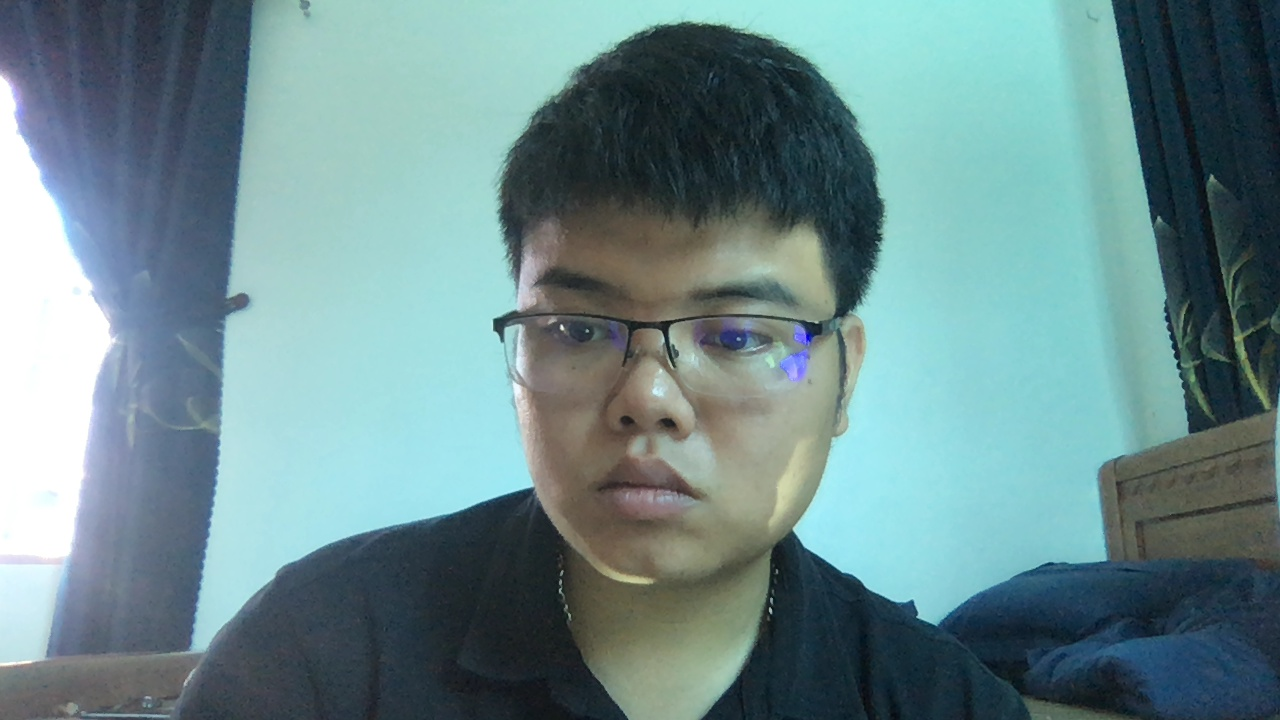
#> input picture filename.jpg, 1280 x 720 px, given as the content of the folder dataSet, which was not available
$ python TrainModel.py
#> lines starting #> are read from the running program, lines starting #| are printed output that depends on the picture
import cv2,os
import numpy as np
import image
from PIL import Image

recognizer = cv2.face.LBPHFaceRecognizer_create()
detector= cv2.CascadeClassifier("haarcascade_frontalface_default.xml")

print("もう一度学習しています!")
def getImagesAndLabels(path):
    # ディレクトリ内のすべてのファイルを取得する
#> called with path = 'dataSet'
    imagePaths=[os.path.join(path,f) for f in os.listdir(path)]
    #空の顔リストを作成する
    faceSamples=[]
    #空のIDリストを作成する
    Ids=[]
    #すべての画像パスをループし、IDと画像を読み込む
    for imagePath in imagePaths:
        if (imagePath[-3:]=="jpg"):
            #print(imagePath[0:])
            #画像を読み込んでグレースケールに変換する
            pilImage=Image.open(imagePath).convert('L')
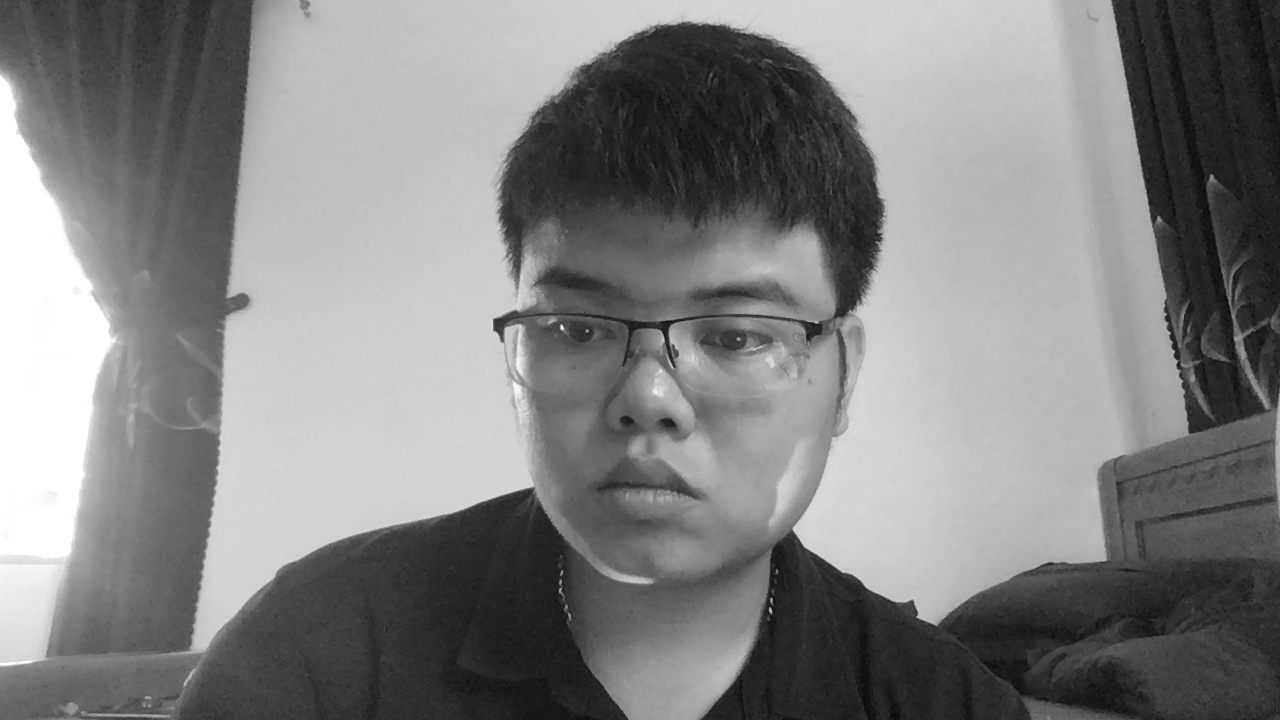
#> pilImage: PIL image 1280x720 L; min 5, max 255, mean 130.3
            #PIL画像をnumpy配列に変換しています
            imageNp=np.array(pilImage,'uint8')
            #画像からIDを取得する
#> (the run stopped early here; a loop or call above may not have finished)

$ run again, on test3.jpg
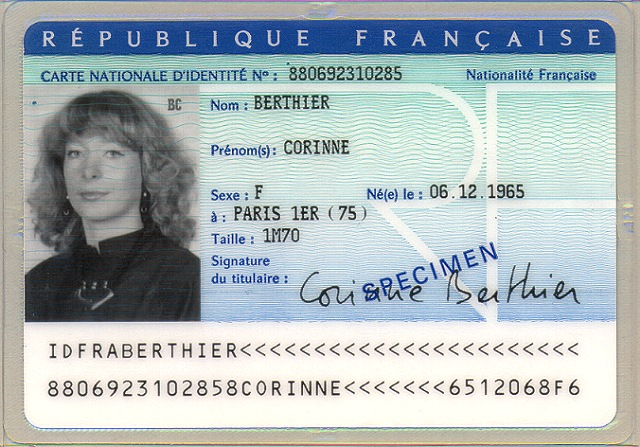
#> input picture test3.jpg, 640 x 447 px, given as the content of the folder dataSet, which was not available
#> in getImagesAndLabels, `pilImage=Image.open(imagePath).convert('L')`:
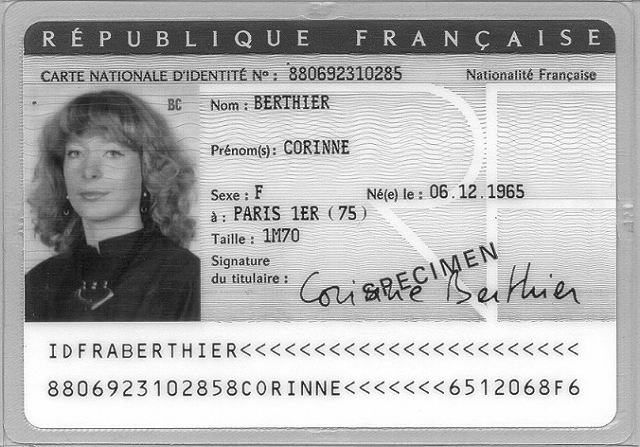
#> pilImage: PIL image 640x447 L; min 3, max 255, mean 180.9
